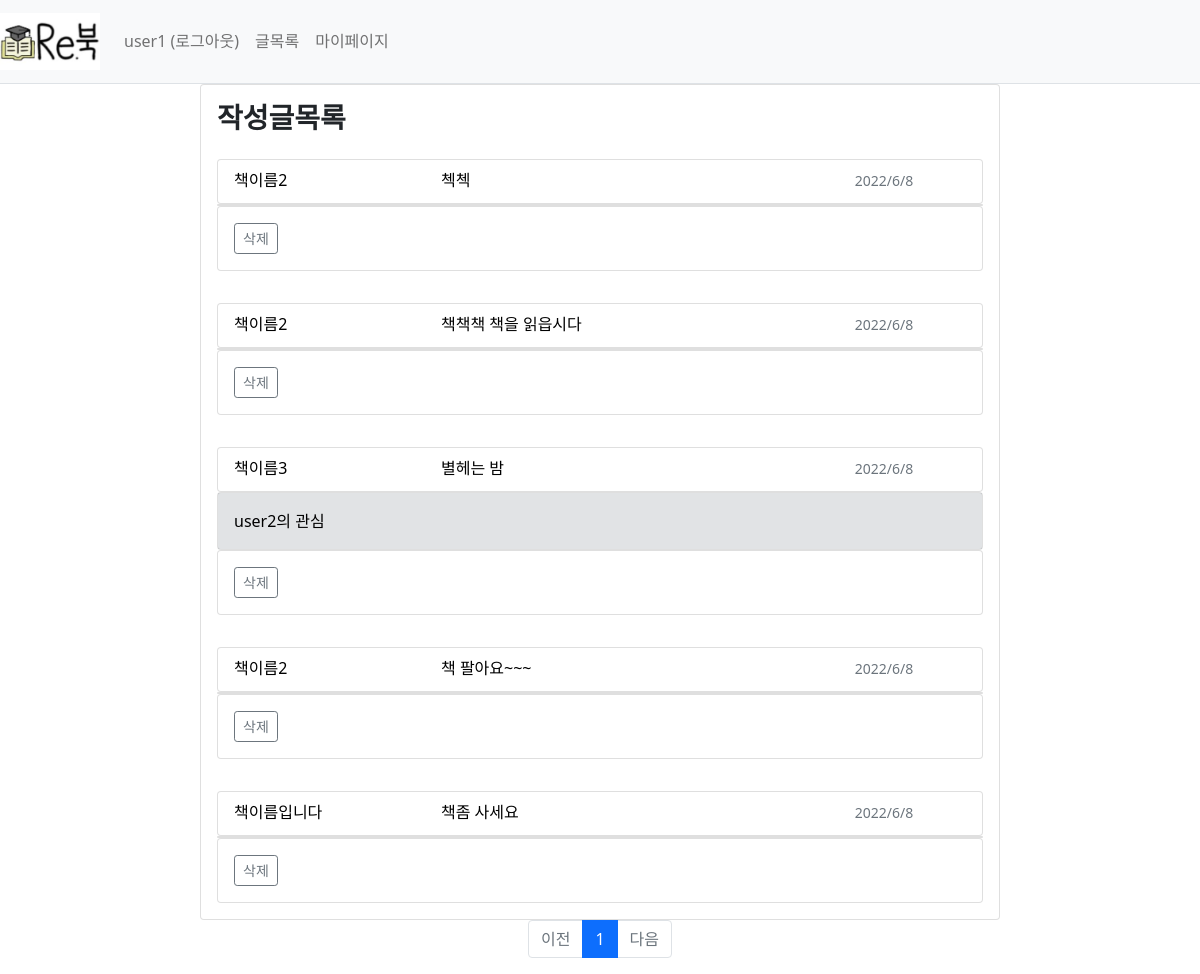
The app's page /mypage/post/all (signed in) with its own data.
### webproject/models.py (models this page shows)
class User(db.Model):
    id = db.Column(db.Integer, primary_key =True)
    username = db.Column(db.String(150), unique=True, nullable=False)
    password = db.Column(db.String(200), nullable=False)
    email = db.Column(db.String(120), unique=True, nullable=False)

class Post(db.Model): #판매페이지
    id = db.Column(db.Integer, primary_key=True)
    subject = db.Column(db.String(200), nullable=False)
    content = db.Column(db.Text(),nullable=False)
    isparcel = db.Column(db.Boolean(), nullable=True,server_default='True')  # True: 택배, False: 직거래
    create_date = db.Column(db.DateTime(), nullable=False)
    img_path = db.Column(db.String(), nullable=True, server_default='1')  # 요거는 나중에 추가해보자
    book_info_id = db.Column(db.Integer, db.ForeignKey('bookinfo.id', ondelete='CASCADE'))
    book = db.relationship('BookInfo', backref=db.backref('post_set'))
    user_id = db.Column(db.Integer, db.ForeignKey('user.id', ondelete='CASCADE'), nullable=False)
    user = db.relationship('User', backref=db.backref('post_set'))

class BookInfo(db.Model): # 책 정보
    __tablename__ = 'bookinfo'
    id = db.Column(db.Integer, primary_key=True)
    name = db.Column(db.String(200),nullable=False) #책이름
    author = db.Column(db.String(200),nullable=False) #저자
    school = db.Column(db.String(200),nullable=False) #학교
    department = db.Column(db.String(200),nullable=False) #학과
    price = db.Column(db.Integer, nullable=False)

class Reply(db.Model): #댓글
    id = db.Column(db.Integer, primary_key=True)
    post_id = db.Column(db.Integer, db.ForeignKey('post.id', ondelete='CASCADE'))
    post = db.relationship('Post',backref=db.backref('reply_set')) # Post.reply_set 하면 답글에 접근 가능
    content = db.Column(db.Text(),nullable=False)
    create_date = db.Column(db.DateTime(), nullable=False)
    user_id = db.Column(db.Integer, db.ForeignKey('user.id', ondelete='CASCADE'), nullable=False)
    user = db.relationship('User', backref=db.backref('reply_set'))

### webproject/views/mypage_views.py (the view)
@bp.route('/post/all')
def post_all():
    user_id=session.get('user_id')
    page = request.args.get('page', type=int, default=1)
    post_list = Post.query.filter(Post.user_id == user_id).order_by(Post.create_date.desc())
    post_list = post_list.paginate(page, per_page=10)
    return render_template('mypage/mypage_post_all.html',post_list=post_list)

### webproject/views/auth_views.py (called while the page is built)
@bp.before_app_request
def load_logged_in_user():
    user_id=session.get('user_id')
    if user_id is None:
        g.user = None
    else:
        g.user = User.query.get(user_id)

@bp.before_app_request
def load_logged_in_user():
    user_id=session.get('user_id')
    if user_id is None:
        g.user = None
    else:
        g.user = User.query.get(user_id)

### webproject/templates/mypage/mypage_post_all.html (shortened to what this page needs)
{% extends 'base.html' %}
{% block content%}
<div class="d-flex justify-content-center">
    <div class="card" style="width:50em; " >
        <h3 class="mt-3 ms-3"><b>작성글목록</b></h3>
    {%if post_list %}
    {%for post_list in post_list.items%}
        <div class="card-body">
            <a href="{{ url_for('post.detail', post_id=post_list.id)}}" class="text-decoration-none text-black">
                <div class="card" style="height:45px;">
                <div class="row-g-0">
                <div class="ms-3 col-md-3 mt-2" style="float:left;">{{post_list.book.name}}</div>
                <div class="ms-3 mt-2" style="float:left;">{{post_list.subject}}</div>
                <div class="col-md-2 mt-2 " style="float:right;"><small class="text-muted">{{post_list.create_date.year}}/{{post_list.create_date.month}}/{{post_list.create_date.day}}</small></div>
                </div>
                </div>
            </a>
            <div class="card">
            {%for reply in post_list.reply_set%}
            <div class="card-body bg-secondary" style="--bs-bg-opacity: .2">
                <a href="{{url_for('mypage.reply', reply_id=reply.id)}}" class="text-decoration-none">
                    <div class="text-black ">{{reply.user.username}}의 관심</div>
                </a>
            </div>
            {%endfor%}
            </div>
            <div class="card">
                <div class="card-body">
                <a href="#" class="delete btn btn-sm btn-outline-secondary" data-uri="{{url_for('post.delete', post_id=post_list.id)}}">삭제</a>
                </div>
            </div>
        </div>
    {%endfor%}
    {%else%}
        <p>no content</p>
    {%endif%}
    </div>
</div>
    <ul class="pagination justify-content-center">
        {% if post_list.has_prev %}
        <li class="page-item">
            <a class="page-link" href="?page={{post_list.prev_num}}">이전</a>
        </li>
        {% else %}
        <li class="page-item disabled">
            <a class="page-link" tabindex="-1" aria-disabled="true" href="#">이전</a>
        </li>
        {% endif %}
        {% for page_num in post_list.iter_pages() %}
            {% if page_num %}
                {% if page_num != post_list.page %}
                <li class="page-item">
                    <a class="page-link" href="?page={{ page_num }}">{{ page_num }}</a>
                </li>
                {% else %}
                <li class="page-item active" aria-current="page">
                    <a class="page-link" href="#">{{ page_num }}</a>
                </li>
                {% endif %}
            {% else %}
                <li class="disabled">
                    <a class="page-link" href="#">...</a>
                </li>
            {% endif %}
        {% endfor %}
        {%if post_list.has_next %}
        <li class="page_item">
            <a class="page-link" href="?page={{ post_list.next_num }}">다음</a>
        </li>
        {% else %}
        <li class="page-item disabled">
            <a class="page-link" tabindex="-1" aria-disabled="true" href="#">다음</a>
        </li>
        {% endif %}
    </ul>
{% endblock %}

### webproject/templates/base.html (shortened to what this page needs)
<!doctype html>
<html lang="kor">
<head>
    <link rel="stylesheet" href="{{ url_for('static',filename='bootstrap.min.css') }}">
    <link rel="stylesheet" href="{{ url_for('static', filename='style.css') }}">
</head>
<body>
<nav class="navbar navbar-expand-lg navbar-light bg-light border-bottom">
    <a class="navbar-brand" href="{{url_for('main.index')}}"><img src="{{url_for('static',filename='logo.jpg')}}" alt="re 북" width="100px"></a>
    <div class="collapse navbar-collapse flex-grow-0" id="navbarNav">
        {% if g.user %}
        <ul class="navbar-nav">
            <li class="nav-item">
                <a class="nav-link" href="{{ url_for('auth.logout') }}">{{ g.user.username }} (로그아웃)</a>
            </li>
        </ul>
        {% endif %}
        <ul class="navbar-nav">
            <li class="nav-item">
                <a class="nav-link" href="/post">글목록</a>
            </li>
            <li class="nav-item">
                <a class="nav-link" href="/mypage/list">마이페이지</a>
            </li>
        </ul>
    </div>
</nav>
{% block content %}{% endblock %}
</body>
</html>

### records on screen
User: user.username "user1"
Post: book.name "책이름2", subject "첵첵", create_date.year "2022", create_date.month "6", create_date.day "8"
Post: book.name "책이름2", subject "책책책 책을 읽읍시다", create_date.year "2022", create_date.month "6", create_date.day "8"
Post: book.name "책이름3", subject "별헤는 밤", create_date.year "2022", create_date.month "6", create_date.day "8"
Reply: user.username "user2"
Post: book.name "책이름2", subject "책 팔아요~~~", create_date.year "2022", create_date.month "6", create_date.day "8"
Post: book.name "책이름입니다", subject "책좀 사세요", create_date.year "2022", create_date.month "6", create_date.day "8"

### other values on screen
{{ page_num }} "1"
